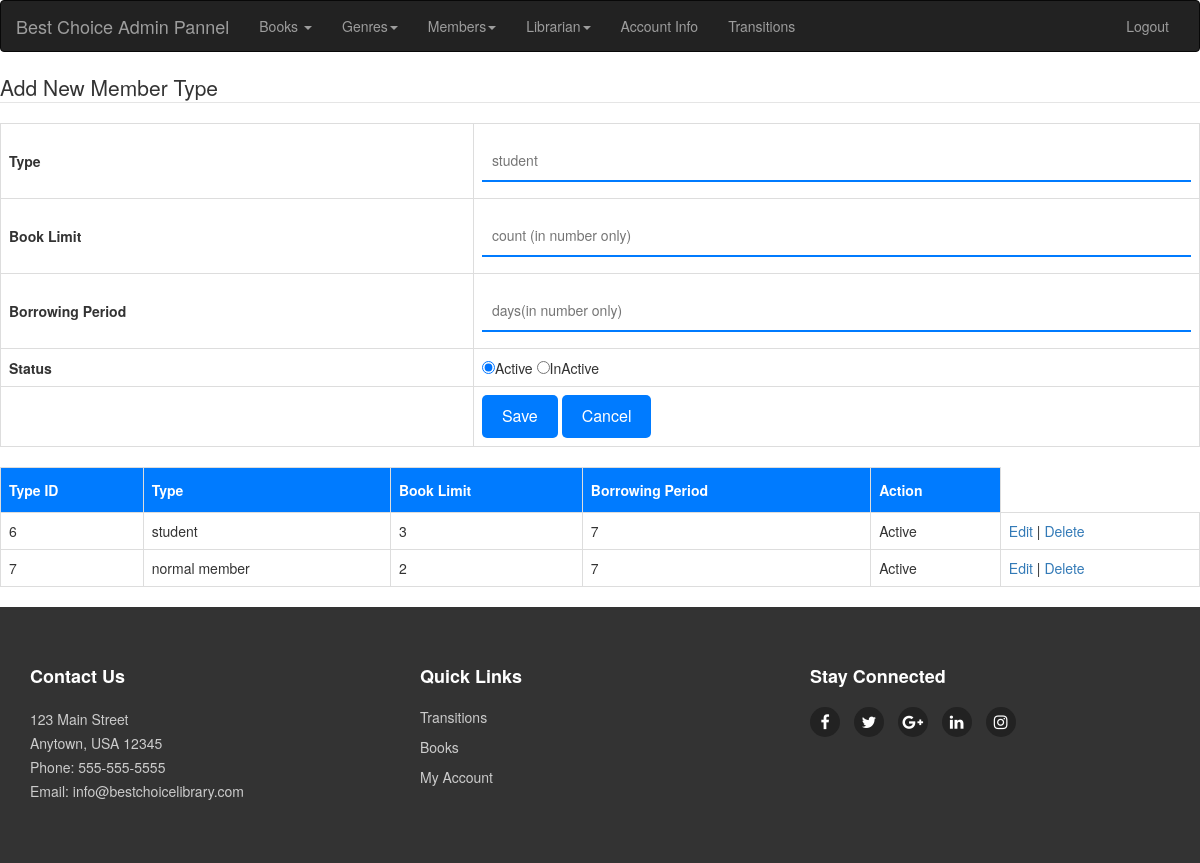
Screenshot of /memberTypeRegister.php (signed in) with the database file from the repository.
### tables this page shows
CREATE TABLE `membertype` (
  `membertype_id` int(11) NOT NULL,
  `membertype_name` varchar(50) NOT NULL,
  `booklimit` int(11) NOT NULL,
  `borrowingperiod` int(11) NOT NULL,
  `status` varchar(50) NOT NULL
);

### memberTypeRegister.php (the view, shortened to what this page needs)
<?php
	include('connection.php');
	include('header1.php');
 ?>
<!DOCTYPE html>
<html>
<head>
</head>
<body>
	<form action="memberTypeRegister.php" method="POST">
		<fieldset>
			<legend>Add New Member Type</legend>
			<table>
				<tr>
					<td class="bold">Type</td>
					<td><input type="text" name = "txtmembertype_name" required placeholder="student"></td>
				</tr>
				<tr>
					<td class="bold" class="bold">Book Limit</td>
					<td><input type="text" name="txtbooklimit" required placeholder="count (in number only)"></td>
				</tr>
				<tr>
					<td class="bold">Borrowing Period</td>
					<td><input type="text" name="txtborrowingperiod" required placeholder="days(in number only)"></td>
				</tr>
				<tr>
					<td class="bold">Status</td>
					<td>
						<input type="radio" name="rdoStatus" value="Active" checked />Active
						<input type="radio" name="rdoStatus" value="InActive" />InActive
					</td>
				</tr>
				<tr><td></td>
				<td>
					<input type="submit" name="btnSave" value="Save" />
					<input type="reset" value="Cancel" />
				</td>
			</tr>
			</table>
	<?php
	$query = "SELECT * FROM membertype";
	$res = mysqli_query($connect,$query);
	$count = mysqli_num_rows($res);
	if($count < 1){
		echo"<p>No Member Type currently Assigned, Create New One</p>";
	}
	else{
 ?>
 	<table id="tableid" class="display">
 		<thread>
 			<tr>
 				<th>Type ID</th>
 				<th>Type</th>
 				<th>Book Limit</th>
 				<th>Borrowing Period</th>
 				<th>Action</th>
 			</tr>
 		</thread>
 		<tbody>
 			<?php
 				for($i=0;$i<$count;$i++){
 					$row=mysqli_fetch_array($res);
 					$membertype_id=$row['membertype_id'];
 					$membertype_name=$row['membertype_name'];
 					$booklimit=$row['booklimit'];
 					$borrowingperiod=$row['borrowingperiod'];
 					$status=$row['status'];
 					echo "<tr>";
						echo "<td>" . $membertype_id . "</td>";
						echo "<td>" . $membertype_name . "</td>";
						echo "<td>" . $booklimit . "</td>";
						echo "<td>" . $borrowingperiod . "</td>";
						echo "<td>" . $status . "</td>";
						echo "<td>
								<a href='memberTypeUpdate.php?uid=$membertype_id'>Edit</a>
								|
								<a href='memberTypeDelete.php?did=$membertype_id'>Delete</a>
				  			</td>";
					echo "</tr>";
 				}
 			 ?>
 		</tbody>
 	</table>
 <?php
	}
  ?>
		</fieldset>
	</form>
</body>
</html>
<?php
include('footer1.php');

### css/style.css (style rules this page uses)
button, input[type=submit], input[type=reset] { background-color: #007bff; border: none; color: #fff; padding: 10px 20px; border-radius: 5px; font-size: 16px; cursor: pointer; }
.bold { font-weight: bold; }
input[type=text], input[type=password], input[type=email], input[type=tel], select { width: 100%; padding: 10px; margin: 8px 0; box-sizing: border-box; border: none; border-bottom: 2px solid #007bff; outline: none; background-color: transparent; }
table { width: 100%; border-collapse: collapse; margin-bottom: 20px; }
table td, table th { border: 1px solid #ddd; padding: 8px; }
table th { padding-top: 12px; padding-bottom: 12px; text-align: left; background-color: #007bff; color: white; font-weight: bold; }

### rows the page displays
membertype: membertype_id "6", membertype_name "student", booklimit "3", borrowingperiod "7", status "Active"
membertype: membertype_id "7", membertype_name "normal member", booklimit "2", borrowingperiod "7", status "Active"
